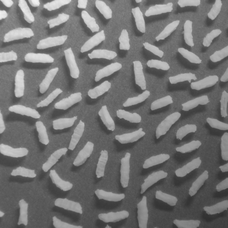
#> input picture 第五次编程作业_PB22061259_刘沛/test_images/Fig0940(a)(rice_image_with_intensity_gradient).tif, 228 x 228 px, shrunk from 600 x 600 before the run, found by its file name
$ jupyter execute main_gray.ipynb
#> lines starting #> are read from the running program, lines starting #| are printed output that depends on the picture; after the words box and inside, x2 and y2 are one past the last pixel; in counts of white or black regions, pixels touching at a corner belong together
### 第五次编程作业_PB22061259_刘沛/function_gray.py
import numpy as np

# [14 lines left out: function create_flat_disk_se, not called in this run]

def erode(image, kernel):
    # 获取图像及其尺寸
    image_height, image_width = image.shape
    kernel_height, kernel_width = kernel.shape

    # 计算与膨胀相同的尺寸
    pad_height = kernel_height // 2
    pad_width = kernel_width // 2
    # 使用255填充图像
    padded_image = np.pad(image, ((pad_height, pad_height), (pad_width, pad_width)), mode='constant', constant_values=255)
    # 创建输出图像
    eroded_image = np.zeros_like(image)

    # 执行腐蚀操作
    for i in range(image_height):
        for j in range(image_width):
            # 提取当前区域
            region = padded_image[i:i + kernel_height, j:j + kernel_width]
            region_value = region * kernel
            eroded_image[i, j] = np.min(region_value[region_value > 0])

    return eroded_image

def dilate(image, kernel):
    # 获取图像及其尺寸
    image_height, image_width = image.shape
    kernel_height, kernel_width = kernel.shape

    # 计算与腐蚀相同的尺寸
    pad_height = kernel_height // 2
    pad_width = kernel_width // 2
    # 使用零填充图像
    padded_image = np.pad(image, ((pad_height, pad_height), (pad_width, pad_width)), mode='constant', constant_values=0)
    # 创建输出图像
    dilated_image = np.zeros_like(image)

    # 执行膨胀操作
    for i in range(image_height):
        for j in range(image_width):
            # 提取当前区域
            region = padded_image[i:i + kernel_height, j:j + kernel_width]
            dilated_image[i, j] = np.max(region*kernel)

    return dilated_image

def opening(image, kernel):
    # 先腐蚀再膨胀
    eroded_image = erode(image, kernel)
    dilated_image = dilate(eroded_image, kernel)
    return dilated_image

def closing(image, kernel):
    # 先膨胀再腐蚀
    dilated_image = dilate(image, kernel)
    eroded_image = erode(dilated_image, kernel)
    return eroded_image

def create_flat_disk_se(radius):
    diameter = 2 * radius + 1  # 计算直径
    se = np.zeros((diameter, diameter), dtype=np.uint8)  # 创建全零数组

    # 计算圆心
    center = radius

    for i in range(diameter):
        for j in range(diameter):
            # 计算当前像素到圆心的距离
            if (i - center) ** 2 + (j - center) ** 2 <= radius ** 2:
                se[i, j] = 1  # 设置为1

    return se

### 第五次编程作业_PB22061259_刘沛/main_gray.ipynb
[cell 1]
# 读取图像
import cv2
import matplotlib.pyplot as plt
from function_gray import *

imgname = r".\test_images\Fig0940(a)(rice_image_with_intensity_gradient).tif"
img = cv2.imread(imgname)[:, :, 0]
#> img: shape (228, 228); min 47, max 242, mean 116.4


# 使用 Otsu's 方法自动寻找全局阈值
_, binary_image = cv2.threshold(img, 0, 255, cv2.THRESH_BINARY + cv2.THRESH_OTSU)
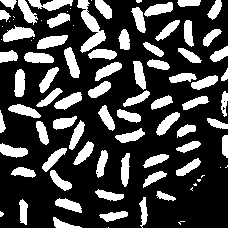
#> binary_image: shape (228, 228); 26.9% white; 91 white regions (22 under 20 px), largest, box (x1, y1, x2, y2) and area: (77, 0, 106, 53) 585, (3, 25, 35, 42) 326, (28, 0, 73, 11) 287
# 创建半径为2的平坦圆盘结构元
kernel = create_flat_disk_se(40)
print(kernel)

img_opening = opening(img, kernel)
#> after the loop in erode, `for i in range(image_height):`:
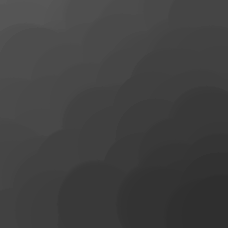
#> eroded_image: shape (228, 228); min 47, max 88, mean 64.5

img_tophat = img-img_opening
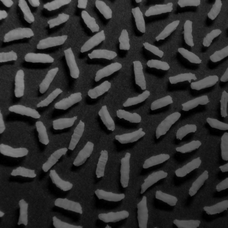
#> img_tophat: shape (228, 228); min 0, max 154, mean 46.2

_,thresholded_tophat_image =  cv2.threshold(img_tophat, 0, 255, cv2.THRESH_BINARY + cv2.THRESH_OTSU)
#> thresholded_tophat_image: shape (228, 228); 28.2% white; 79 white regions (3 under 20 px), largest, box (x1, y1, x2, y2) and area: (81, 10, 106, 52) 458, (4, 27, 34, 42) 292, (156, 112, 181, 138) 274


# 假设 img、img_tophat、img_eroded 和 img_dilated 是已经定义的图像数据
# 这里将创建四个子图，显示四张不同的图像

# 绘制图像
fig, ax = plt.subplots(2, 2, figsize=(10, 5))  # 创建2行2列的子图

images = [binary_image, img_tophat, img_opening,thresholded_tophat_image]  # 将四张图像放入列表
titles = ['Binary Image', 'Tophat Image', 'Opening Image', 'Thresholded Tophat Image']  # 标题列表

for i in range(4):
    ax[i//2, i%2].imshow(images[i], cmap='gray')
    ax[i//2, i%2].set_title(titles[i])
    ax[i//2, i%2].axis('off')  # 关闭坐标轴

plt.tight_layout()  # 自动调整子图参数以给出合适的填充
# 保存图表

plt.savefig(f"./result/rice_image.png", bbox_inches='tight')  # 保存图像，使用 bbox_inches='tight' 可以避免边距问题
plt.show()

[cell 2]
#粒度检测
imgname = r".\test_images\Fig0941(a)(wood_dowels).tif"
img = cv2.imread(imgname)[:, :, 0]
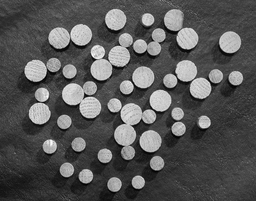
#> input picture 第五次编程作业_PB22061259_刘沛/test_images/Fig0941(a)(wood_dowels).tif, 256 x 201 px, shrunk from 675 x 531 before the run, found by its file name
#> img: shape (201, 256); min 0, max 255, mean 86.7

radius = [10, 20,25, 30]
kernel = [create_flat_disk_se(r) for r in radius]

smoothed_img = cv2.GaussianBlur(img, (5, 5), 0)  # (5, 5) 是高斯核的大小，0 是标准差

opening_imgs = []

for i, k in enumerate(kernel):
    opening_img = opening(smoothed_img, k)
    opening_imgs.append(opening_img)
#> this loop made 4 passes
#> pass 1, in opening (call 2), `dilated_image = dilate(eroded_image, kernel)`:
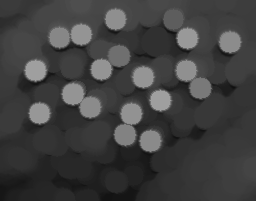
#> dilated_image: shape (201, 256); min 15, max 159, mean 64.6
#> after the loop, opening_imgs = 4 items

plt.figure(figsize=(12, 10))
plt.subplot(3, 2, 1)

plt.title('Original Image')
plt.imshow(img, cmap='gray')
plt.axis('off')  # 不显示坐标轴
# 平滑图
plt.subplot(3, 2, 2)

plt.title('Smoothed Image')
plt.imshow(smoothed_img, cmap='gray')
plt.axis('off')

# 开操作结果
for i, opening_img in enumerate(opening_imgs):
    plt.subplot(3, 2, i + 3)  # 跳到第3行的相应位置
    plt.imshow(opening_img, cmap='gray')  # 使用灰度图显示开操作结果
    plt.title(f'Opening with Radius {radius[i]}')
    plt.axis('off')

# 调整布局
plt.tight_layout()
plt.savefig(f"./result/wood_dowels.png", bbox_inches='tight')  # 保存图像，使用 bbox_inches='tight' 可以避免边距问题
plt.show()

[cell 3]
maxSize = 35
deltaSurfaceArea = np.zeros(maxSize)
SurfaceArea = np.zeros(maxSize)
for r in range(1, maxSize):
    se = create_flat_disk_se(r)  # 圆形结构元
    imgOpen = opening(img, se)  # 开运算
    SurfaceArea[r] = imgOpen.sum()
    deltaSurfaceArea[r] = SurfaceArea[r-1] - SurfaceArea[r]
#> after the loop, SurfaceArea = 35 values, max 4278885 at index 1, min 0 at index 0, mean 2050794.9; deltaSurfaceArea = 35 values, max 641459 at index 11, min -4278885 at index 1, mean -31944.9
    # print(r, sumSurf[r], deltaSum[r])


plt.figure(figsize=(8, 6))
plt.plot(range(6, maxSize), deltaSurfaceArea[6:], 'r', label='Differences in surface area')
plt.title("Differences in surface area")
plt.yticks([])
plt.savefig(f"./result/Delta_of_surface_area.png", bbox_inches='tight')
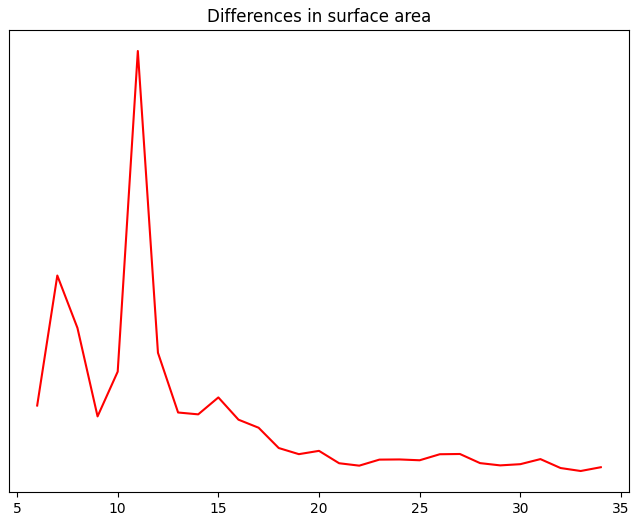
#> figure drawn by matplotlib, 1 panel
plt.show()

[cell 4]
# 读取图像
import cv2
import matplotlib.pyplot as plt
from function_gray import *

imgname = r".\test_images\Fig0943(a)(dark_blobs_on_light_background).tif"
img = cv2.imread(imgname)[:, :, 0]
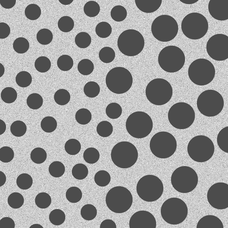
#> input picture 第五次编程作业_PB22061259_刘沛/test_images/Fig0943(a)(dark_blobs_on_light_background).tif, 228 x 228 px, shrunk from 600 x 600 before the run, found by its file name
#> img: shape (228, 228); min 63, max 237, mean 153.6

se = create_flat_disk_se(20)

closed_img = closing(img,create_flat_disk_se(30))
#> in dilate (call 40), `padded_image = np.pad(image, ((pad_height, pad_height), (pad_width, pa..`:
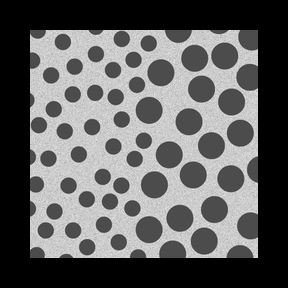
#> padded_image: shape (288, 288); min 0, max 237, mean 96.2
#> after the loop in dilate (call 40), `for i in range(image_height):`:
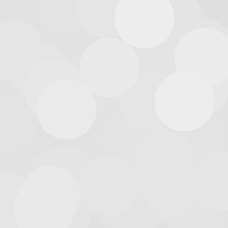
#> dilated_image: shape (228, 228); min 222, max 237, mean 230
opende_img = opening(closed_img,create_flat_disk_se(60))

[cell 5]
kernel = np.ones((2,2),np.uint8)
gradient_img =(dilate(opende_img, kernel) - erode(opende_img, kernel))
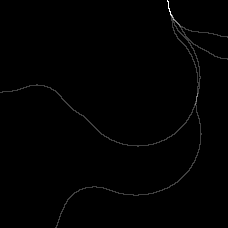
#> gradient_img: shape (228, 228); min 0, max 4, mean 0.0212; drawn with min black and max white

result = img + gradient_img

plt.figure(figsize=(10,10))
plt.subplot(2,2,1)
plt.imshow(img,cmap='gray')
plt.title('Original Image')
plt.axis('off')

plt.subplot(2,2,2)
plt.imshow(closed_img,cmap='gray')
plt.title('Closed Image')
plt.axis('off')

plt.subplot(2,2,3)
plt.imshow(opende_img,cmap='gray')
plt.title('Opened and Closed Image')
plt.axis('off')

plt.subplot(2,2,4)
plt.imshow(result,cmap='gray')
plt.title('With Gradient Edge Image')
plt.axis('off')

# 调整布局
plt.tight_layout()
plt.savefig(f"./result/dark_blobs_on_light_background.png", bbox_inches='tight')  # 保存图像，使用 bbox_inches='tight' 可以避免边距问题
plt.show()

[cell 6]
kernel = np.ones((2,2),np.uint8)
gradient_img =dilate(opende_img, kernel) - erode(opende_img, kernel)
print(gradient_img[gradient_img > 0])
#> (printed output is left out)
plt.figure(figsize=(8, 6))
plt.imshow(gradient_img,cmap='gray')
plt.title("Gradient Image")
plt.yticks([])
plt.show()
